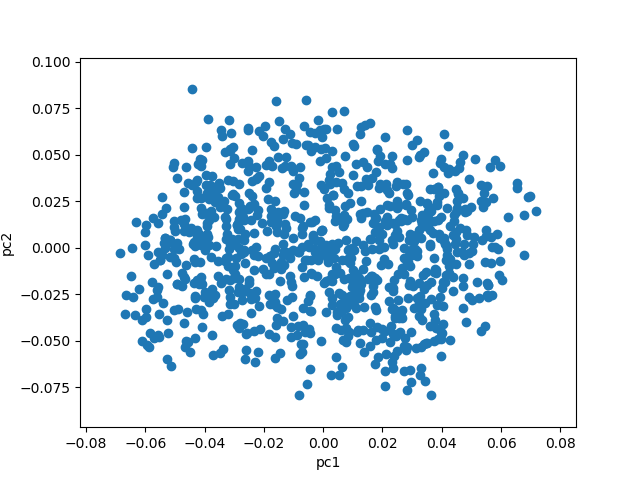

Write Python code to recreate this figure.
#!/usr/bin/env python

import sys
import matplotlib.pyplot as plt
import pandas as pd
import numpy as np


pca = open(sys.argv[1])

x, y = [], []
for line in pca:
    scat = line.rstrip("\r\n").split(" ")
    x.append(float(scat[2]))
    y.append(float(scat[3]))
    
    #print scat



plt.figure()
plt.scatter(x, y)
plt.xlabel("pc1")
plt.ylabel("pc2")
plt.savefig("pca_plot.png")
plt.close()